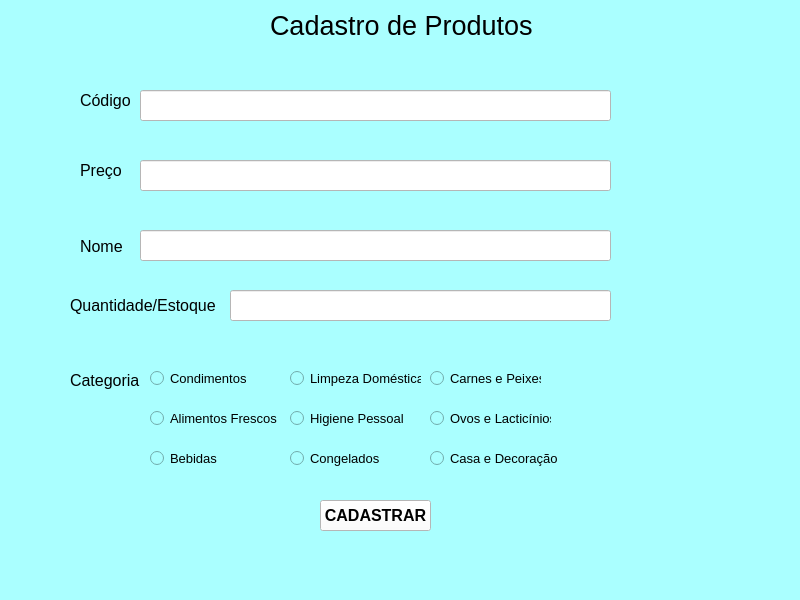
<?xml version="1.0" encoding="UTF-8"?>
<ui version="4.0">
 <class>MainWindow</class>
 <widget class="QMainWindow" name="MainWindow">
  <property name="geometry">
   <rect>
    <x>0</x>
    <y>0</y>
    <width>800</width>
    <height>600</height>
   </rect>
  </property>
  <property name="windowTitle">
   <string>MainWindow</string>
  </property>
  <property name="styleSheet">
   <string notr="true">background-color: rgb(170, 255, 255);</string>
  </property>
  <widget class="QWidget" name="centralwidget">
   <widget class="QLabel" name="label">
    <property name="geometry">
     <rect>
      <x>270</x>
      <y>10</y>
      <width>271</width>
      <height>31</height>
     </rect>
    </property>
    <property name="font">
     <font>
      <pointsize>20</pointsize>
     </font>
    </property>
    <property name="text">
     <string>Cadastro de Produtos</string>
    </property>
   </widget>
   <widget class="QLabel" name="label_2">
    <property name="geometry">
     <rect>
      <x>80</x>
      <y>90</y>
      <width>61</width>
      <height>21</height>
     </rect>
    </property>
    <property name="font">
     <font>
      <pointsize>12</pointsize>
     </font>
    </property>
    <property name="text">
     <string>Código</string>
    </property>
   </widget>
   <widget class="QLabel" name="label_3">
    <property name="geometry">
     <rect>
      <x>80</x>
      <y>160</y>
      <width>47</width>
      <height>21</height>
     </rect>
    </property>
    <property name="font">
     <font>
      <pointsize>12</pointsize>
     </font>
    </property>
    <property name="text">
     <string>Preço</string>
    </property>
   </widget>
   <widget class="QLabel" name="label_4">
    <property name="geometry">
     <rect>
      <x>80</x>
      <y>240</y>
      <width>47</width>
      <height>13</height>
     </rect>
    </property>
    <property name="font">
     <font>
      <pointsize>12</pointsize>
     </font>
    </property>
    <property name="text">
     <string>Nome</string>
    </property>
   </widget>
   <widget class="QLabel" name="label_5">
    <property name="geometry">
     <rect>
      <x>70</x>
      <y>330</y>
      <width>47</width>
      <height>13</height>
     </rect>
    </property>
    <property name="text">
     <string/>
    </property>
   </widget>
   <widget class="QLineEdit" name="lineEdit">
    <property name="geometry">
     <rect>
      <x>140</x>
      <y>90</y>
      <width>471</width>
      <height>31</height>
     </rect>
    </property>
    <property name="styleSheet">
     <string notr="true">background-color: rgb(255, 255, 255);</string>
    </property>
   </widget>
   <widget class="QLineEdit" name="lineEdit_2">
    <property name="geometry">
     <rect>
      <x>140</x>
      <y>160</y>
      <width>471</width>
      <height>31</height>
     </rect>
    </property>
    <property name="styleSheet">
     <string notr="true">background-color: rgb(255, 255, 255);</string>
    </property>
   </widget>
   <widget class="QLineEdit" name="lineEdit_3">
    <property name="geometry">
     <rect>
      <x>140</x>
      <y>230</y>
      <width>471</width>
      <height>31</height>
     </rect>
    </property>
    <property name="styleSheet">
     <string notr="true">background-color: rgb(255, 255, 255);</string>
    </property>
   </widget>
   <widget class="QLabel" name="label_6">
    <property name="geometry">
     <rect>
      <x>70</x>
      <y>370</y>
      <width>71</width>
      <height>21</height>
     </rect>
    </property>
    <property name="font">
     <font>
      <pointsize>12</pointsize>
     </font>
    </property>
    <property name="text">
     <string>Categoria</string>
    </property>
   </widget>
   <widget class="QRadioButton" name="radioButton_8">
    <property name="geometry">
     <rect>
      <x>430</x>
      <y>410</y>
      <width>121</width>
      <height>17</height>
     </rect>
    </property>
    <property name="font">
     <font>
      <pointsize>10</pointsize>
     </font>
    </property>
    <property name="text">
     <string>Ovos e Lacticínios</string>
    </property>
   </widget>
   <widget class="QRadioButton" name="radioButton">
    <property name="geometry">
     <rect>
      <x>150</x>
      <y>370</y>
      <width>101</width>
      <height>17</height>
     </rect>
    </property>
    <property name="font">
     <font>
      <pointsize>10</pointsize>
     </font>
    </property>
    <property name="text">
     <string>Condimentos</string>
    </property>
   </widget>
   <widget class="QRadioButton" name="radioButton_5">
    <property name="geometry">
     <rect>
      <x>290</x>
      <y>410</y>
      <width>121</width>
      <height>17</height>
     </rect>
    </property>
    <property name="font">
     <font>
      <pointsize>10</pointsize>
     </font>
    </property>
    <property name="text">
     <string>Higiene Pessoal</string>
    </property>
   </widget>
   <widget class="QRadioButton" name="radioButton_6">
    <property name="geometry">
     <rect>
      <x>290</x>
      <y>450</y>
      <width>101</width>
      <height>17</height>
     </rect>
    </property>
    <property name="font">
     <font>
      <pointsize>10</pointsize>
     </font>
    </property>
    <property name="text">
     <string>Congelados</string>
    </property>
   </widget>
   <widget class="QRadioButton" name="radioButton_3">
    <property name="geometry">
     <rect>
      <x>150</x>
      <y>450</y>
      <width>82</width>
      <height>17</height>
     </rect>
    </property>
    <property name="font">
     <font>
      <pointsize>10</pointsize>
     </font>
    </property>
    <property name="text">
     <string>Bebidas</string>
    </property>
   </widget>
   <widget class="QRadioButton" name="radioButton_7">
    <property name="geometry">
     <rect>
      <x>430</x>
      <y>370</y>
      <width>111</width>
      <height>17</height>
     </rect>
    </property>
    <property name="font">
     <font>
      <pointsize>10</pointsize>
     </font>
    </property>
    <property name="text">
     <string>Carnes e Peixes</string>
    </property>
   </widget>
   <widget class="QRadioButton" name="radioButton_2">
    <property name="geometry">
     <rect>
      <x>150</x>
      <y>410</y>
      <width>131</width>
      <height>17</height>
     </rect>
    </property>
    <property name="font">
     <font>
      <pointsize>10</pointsize>
     </font>
    </property>
    <property name="text">
     <string>Alimentos Frescos</string>
    </property>
   </widget>
   <widget class="QRadioButton" name="radioButton_4">
    <property name="geometry">
     <rect>
      <x>290</x>
      <y>370</y>
      <width>131</width>
      <height>17</height>
     </rect>
    </property>
    <property name="font">
     <font>
      <pointsize>10</pointsize>
     </font>
    </property>
    <property name="text">
     <string>Limpeza Doméstica</string>
    </property>
   </widget>
   <widget class="QRadioButton" name="radioButton_9">
    <property name="geometry">
     <rect>
      <x>430</x>
      <y>450</y>
      <width>131</width>
      <height>17</height>
     </rect>
    </property>
    <property name="font">
     <font>
      <pointsize>10</pointsize>
     </font>
    </property>
    <property name="text">
     <string>Casa e Decoração</string>
    </property>
   </widget>
   <widget class="QPushButton" name="pushButton">
    <property name="geometry">
     <rect>
      <x>320</x>
      <y>500</y>
      <width>111</width>
      <height>31</height>
     </rect>
    </property>
    <property name="font">
     <font>
      <pointsize>12</pointsize>
      <weight>75</weight>
      <bold>true</bold>
     </font>
    </property>
    <property name="styleSheet">
     <string notr="true">background-color: rgb(255, 255, 255);</string>
    </property>
    <property name="text">
     <string>CADASTRAR</string>
    </property>
   </widget>
   <widget class="QLabel" name="label_7">
    <property name="geometry">
     <rect>
      <x>70</x>
      <y>290</y>
      <width>191</width>
      <height>31</height>
     </rect>
    </property>
    <property name="font">
     <font>
      <pointsize>12</pointsize>
     </font>
    </property>
    <property name="text">
     <string>Quantidade/Estoque</string>
    </property>
   </widget>
   <widget class="QLineEdit" name="lineEdit_4">
    <property name="geometry">
     <rect>
      <x>230</x>
      <y>290</y>
      <width>381</width>
      <height>31</height>
     </rect>
    </property>
    <property name="styleSheet">
     <string notr="true">background-color: rgb(255, 255, 255);</string>
    </property>
   </widget>
  </widget>
  <widget class="QMenuBar" name="menubar">
   <property name="geometry">
    <rect>
     <x>0</x>
     <y>0</y>
     <width>800</width>
     <height>21</height>
    </rect>
   </property>
  </widget>
  <widget class="QStatusBar" name="statusbar"/>
 </widget>
 <resources/>
 <connections/>
</ui>
